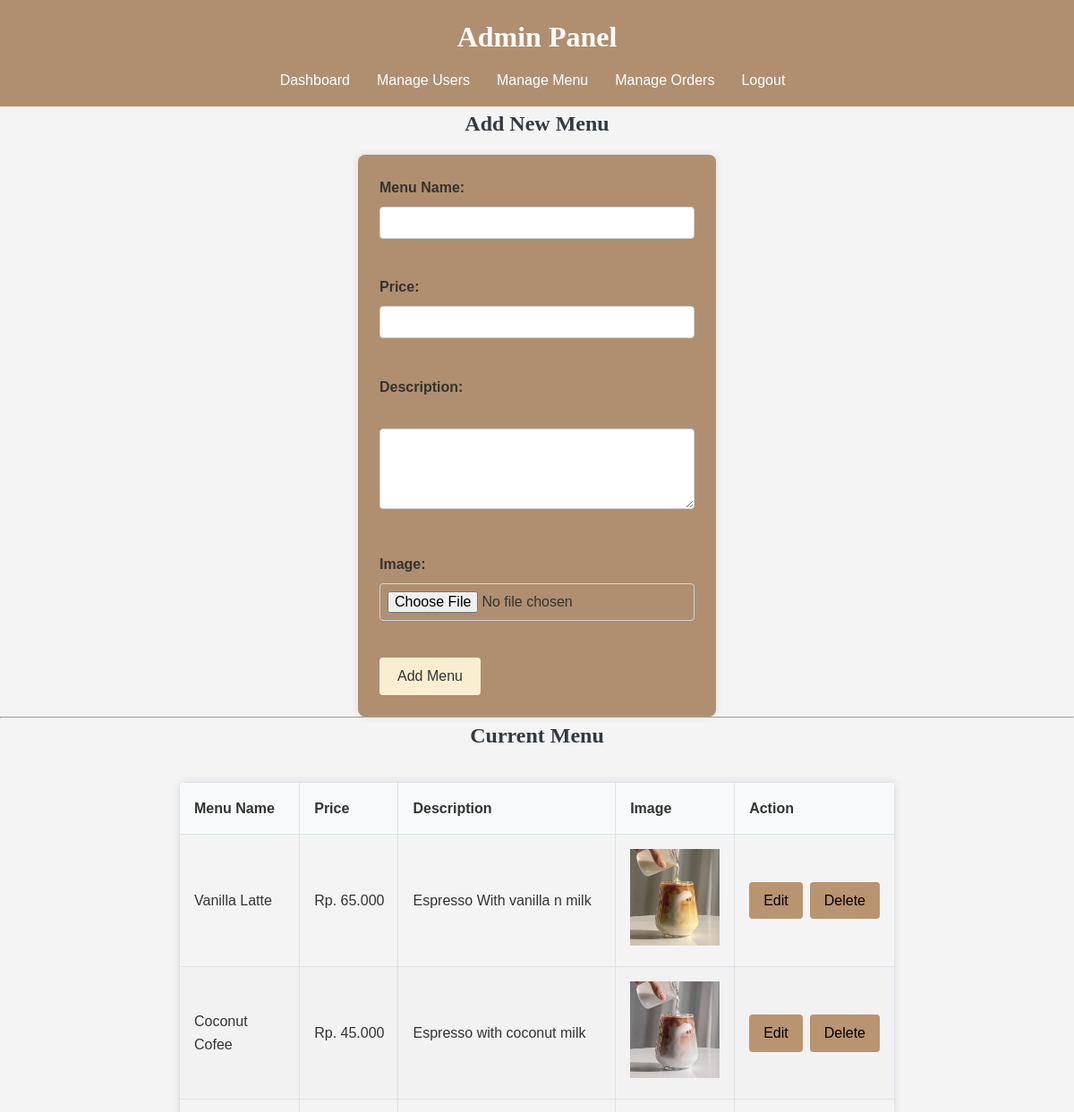
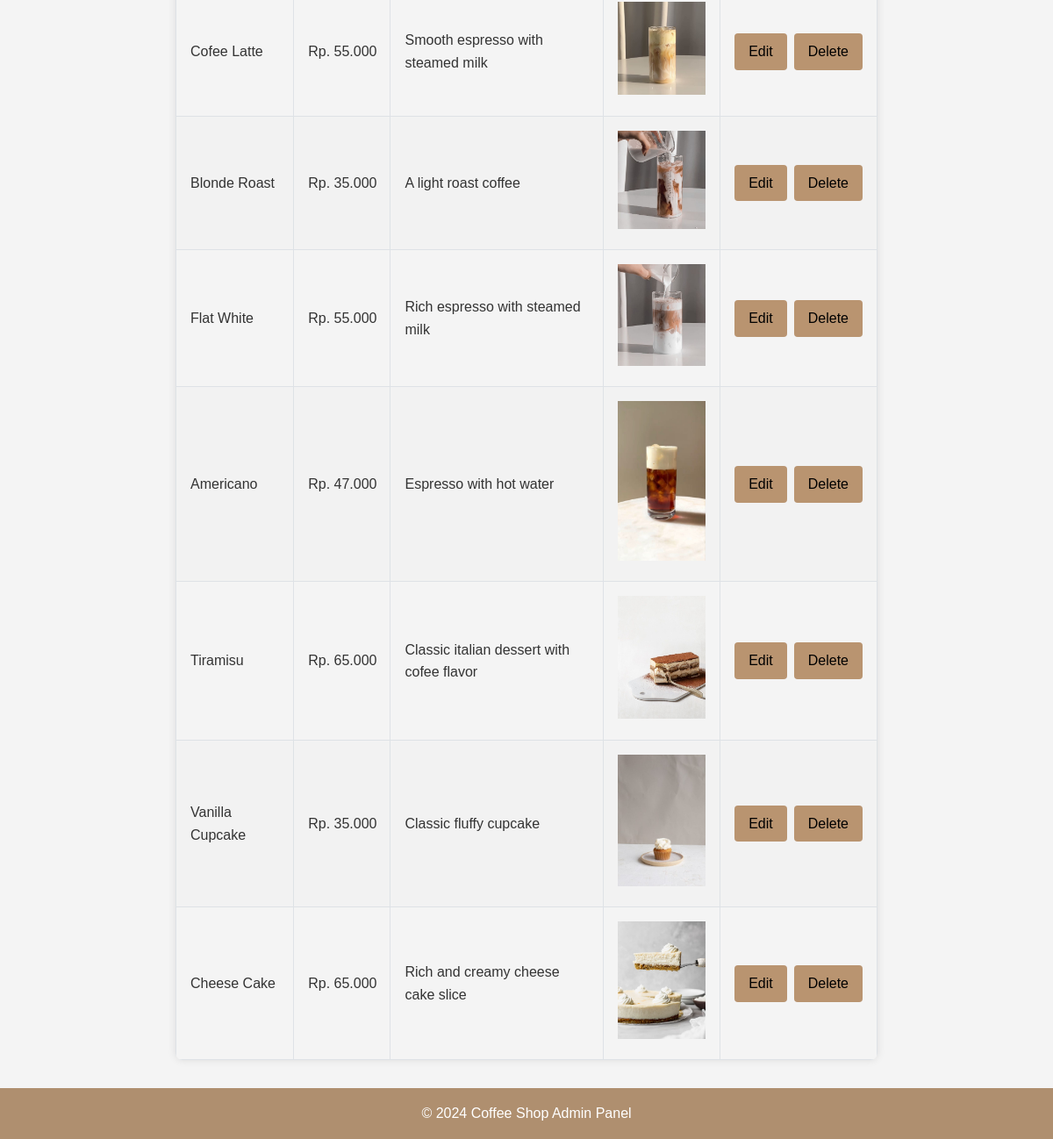
Page /manage_menu.php on the committed database (2 pictures, top to bottom).
### tables this page shows
CREATE TABLE `menu` (
  `id` int(11) NOT NULL,
  `nama_menu` varchar(100) NOT NULL,
  `harga` decimal(10,2) NOT NULL,
  `deskripsi` text DEFAULT NULL,
  `gambar` varchar(255) DEFAULT NULL
);

### manage_menu.php (the view, shortened to what this page needs)
<?php
include 'db/config.php';
$sql = "SELECT * FROM menu";
$result = mysqli_query($conn, $sql);
?>
<!DOCTYPE html>
<html lang="en">
<head>
    <link rel="stylesheet" type="text/css" href="style.css">
</head>
<body>
<?php include('header.php'); ?>
<div class="container">
    <h2>Add New Menu</h2>
    <form id="addMenuForm" action="<?php echo htmlspecialchars($_SERVER["PHP_SELF"]); ?>" method="POST" enctype="multipart/form-data">
        <label for="menu_name">Menu Name:</label>
        <input type="text" id="menu_name" name="menu_name" required><br><br>
        <label for="menu_price">Price:</label>
        <input type="text" id="menu_price" name="menu_price" required><br><br>
        <label for="menu_description">Description:</label><br>
        <textarea id="menu_description" name="menu_description" rows="4" required></textarea><br><br>
        <label for="menu_image">Image:</label>
        <input type="file" id="menu_image" name="menu_image" accept="image/*" required><br><br>
        <input type="submit" value="Add Menu">
    </form>
    <hr>
    <h2>Current Menu</h2>
    <?php
    if (mysqli_num_rows($result) > 0) {
        echo '<table>';
        echo '<thead><tr><th>Menu Name</th><th>Price</th><th>Description</th><th>Image</th><th>Action</th></tr></thead>';
        echo '<tbody id="menuTableBody">';
        while ($row = mysqli_fetch_assoc($result)) {
            echo '<tr>';
            echo '<td>' . htmlspecialchars($row['nama_menu']) . '</td>';
            echo '<td class="price-column">Rp. ' . number_format($row['harga'], 0, ',', '.') . '</td>';
            echo '<td>' . htmlspecialchars($row['deskripsi']) . '</td>';
            echo '<td><img src="images/' . htmlspecialchars($row['gambar']) . '" width="100"></td>';
            echo '<td><div class="actions"><a class="edit" href="edit_menu.php?id=' . $row['id'] . '">Edit</a> <a class="delete" href="delete_menu.php?id=' . $row['id'] . '" onclick="return confirm(\'Are you sure you want to delete this menu?\')">Delete</a></div></td>';
            echo '</tr>';
        }
        echo '</tbody></table>';
    } else {
        echo '<p>No menu items found.</p>';
    }
    ?>
</div>
<footer>
        <p>&copy; 2024 Coffee Shop Admin Panel</p>
</footer>
</body>
</html>

### header.php (shortened to what this page needs)
<!DOCTYPE html>
<html>
<head>
</head>
<body>
    <header>
        <div class="container">
            <h1>Admin Panel</h1>
            <nav>
                <ul>
                    <li><a href="dashboard.php">Dashboard</a></li>
                    <li><a href="manage_users.php">Manage Users</a></li>
                    <li><a href="manage_menu.php">Manage Menu</a></li>
                    <li><a href="manage_orders.php">Manage Orders</a></li>
                    <li><a href="logout.php">Logout</a></li>
                </ul>
            </nav>
        </div>
    </header>
</body>
</html>

### style.css (style rules this page uses)
body { font-family: Arial, sans-serif; background-color: #f4f4f4; margin: 0; padding: 0; }
header, footer { background-color: #333; color: #fff; text-align: center; padding: 1em 0; }
.container { width: 80%; margin: auto; overflow: hidden; }
nav ul { padding: 0; list-style: none; }
nav ul li { display: inline; margin-right: 10px; }
nav ul li a { color: #fff; text-decoration: none; }

### manage_menu.php (style rules this page uses)
.actions a.edit, .actions a.delete { padding: 0.5rem 1rem; border-radius: 4px; transition: background-color 0.3s; background-color: #B99470; color: black; text-decoration: none; }
* { margin: 0; padding: 0; box-sizing: border-box; }
body { font-family: 'Segoe UI', Tahoma, Geneva, Verdana, sans-serif; background-color: #f8f9fa; color: #333; display: flex; flex-direction: column; min-height: 100vh; }
.container { width: 100%; margin: 0 auto; }
h2 { margin-bottom: 1rem; color: #343a40; font-size: 1.5rem; text-align: center; font-family: 'Merriweather', serif; }
form { margin-bottom: 2rem; max-width: 400px; margin: 0 auto; background: #AF8F6F; padding: 1.5rem; border-radius: 8px; box-shadow: 0 0 10px rgba(0,0,0,0.1); }
label { display: block; margin-bottom: 0.5rem; font-weight: bold; }
input[type="text"], textarea, input[type="file"] { width: 100%; padding: 0.5rem; margin-bottom: 1rem; border: 1px solid #ced4da; border-radius: 4px; font-size: 1rem; }
input[type="submit"] { background-color: #FAEED1; color: #333; padding: 0.75rem 1.25rem; border: none; border-radius: 4px; font-size: 1rem; cursor: pointer; }
table { width: 80%; max-width: 800px; margin: 2rem auto; border-collapse: collapse; box-shadow: 0 0 10px rgba(0,0,0,0.1); border-radius: 8px; overflow: hidden; }
th, td { padding: 1rem; border: 1px solid #dee2e6; text-align: left; }
th { background-color: #f8f9fa; }
tr:nth-child(even) { background-color: #f2f2f2; }
a { color: #007bff; text-decoration: none; }
.price-column { white-space: nowrap; text-align: right; padding-right: 15px; }
.actions { display: flex; gap: 0.5rem; }
.actions a { padding: 0.5rem 1rem; border-radius: 4px; transition: background-color 0.3s; }
.actions a.edit { background-color: #B99470; color: black; }
.actions a.delete { background-color: #B99470; color: black; }

### header.php (style rules this page uses)
* { margin: 0; padding: 0; box-sizing: border-box; }
body { font-family: Arial, sans-serif; line-height: 1.6; background-color: #f4f4f4; display: flex; flex-direction: column; min-height: 100vh; margin: 0; }
header { background-color: #AF8F6F; color: #fff; padding: 1rem 0; text-align: center; margin: 0; }
header h1 { font-family: 'Merriweather', serif; margin-bottom: 0.5rem; }
nav { margin-top: 10px; }
nav ul { list-style-type: none; padding: 0; display: flex; justify-content: center; align-items: center; margin: 0; }
nav ul li { display: inline; margin-right: 10px; }
nav ul li a { color: #fff; text-decoration: none; padding: 5px 10px; border-radius: 5px; transition: background-color 0.3s; font-family: 'Nunito', sans-serif; font-size: 1rem; font-weight: 400; }
.container { width: 100%; margin: 0; padding: 0; }
footer { text-align: center; padding: 1rem; background-color: #AF8F6F; color: #fff; width: 100%; }

### rows in the picture
menu: nama_menu "Vanilla Latte", harga "65.000", deskripsi "Espresso With vanilla n milk", gambar (picture)
menu: nama_menu "Coconut Cofee", harga "45.000", deskripsi "Espresso with coconut milk", gambar (picture)
menu: nama_menu "Cofee Latte", harga "55.000", deskripsi "Smooth espresso with steamed milk", gambar (picture)
menu: nama_menu "Blonde Roast", harga "35.000", deskripsi "A light roast coffee", gambar (picture)
menu: nama_menu "Flat White", harga "55.000", deskripsi "Rich espresso with steamed milk", gambar (picture)
menu: nama_menu "Americano", harga "47.000", deskripsi "Espresso with hot water", gambar (picture)
menu: nama_menu "Tiramisu", harga "65.000", deskripsi "Classic italian dessert with cofee flavor", gambar (picture)
menu: nama_menu "Vanilla Cupcake", harga "35.000", deskripsi "Classic fluffy cupcake", gambar (picture)
menu: nama_menu "Cheese Cake", harga "65.000", deskripsi "Rich and creamy cheese cake slice", gambar (picture)
